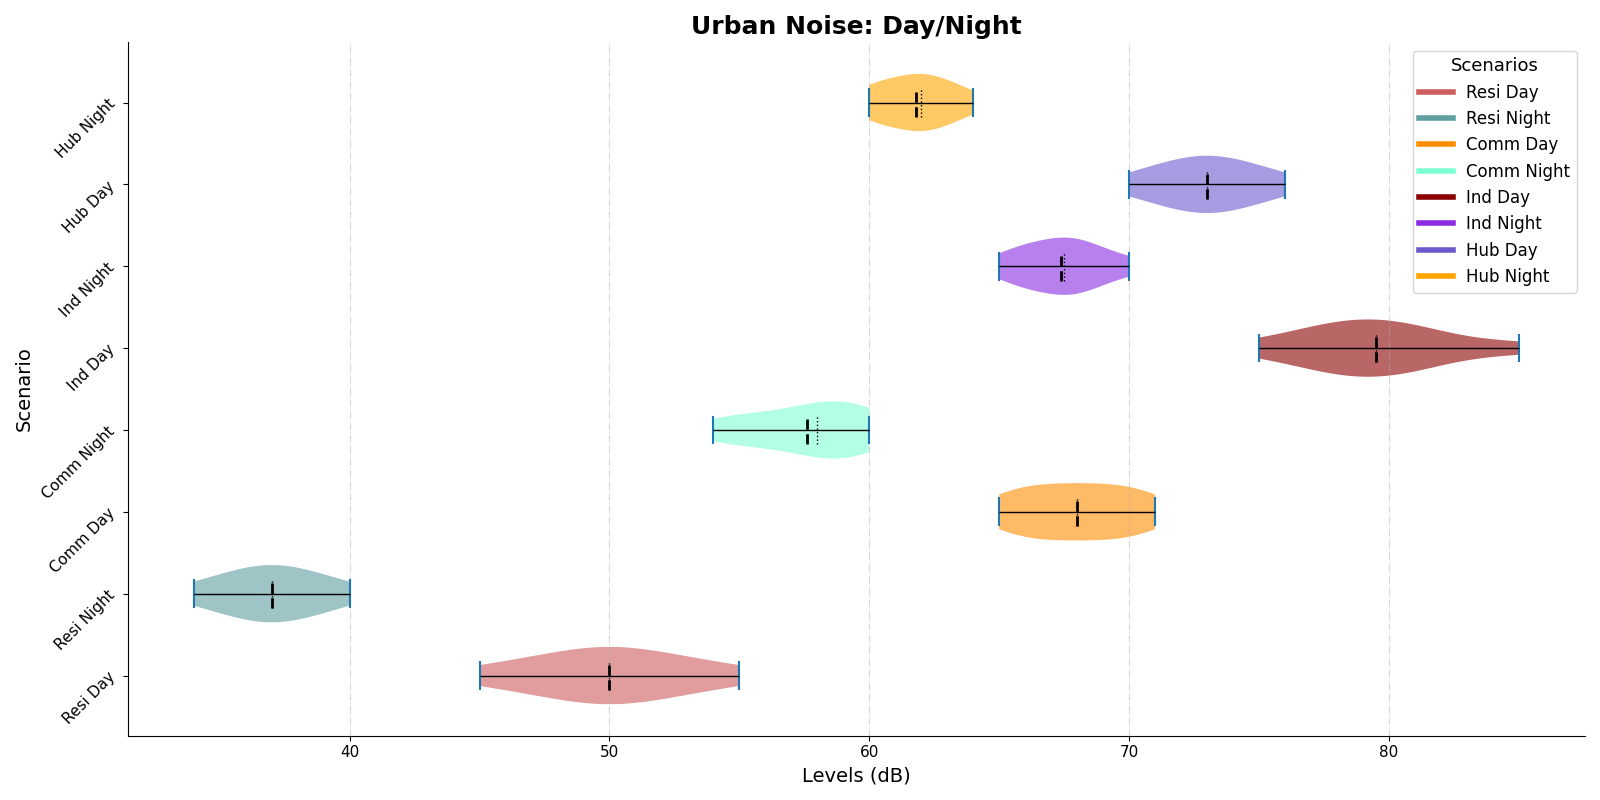

This figure's Python source:
import matplotlib.pyplot as plt
import numpy as np

public_transport_hubs_day = np.array([70, 72, 74, 71, 73, 75, 76, 72, 73, 74])
public_transport_hubs_night = np.array([60, 62, 64, 61, 63, 62, 60, 61, 63, 62])

data_violin = [
    np.array([45, 50, 55, 47, 52, 53, 48, 50, 51, 49]),
    np.array([35, 38, 40, 36, 39, 37, 34, 36, 38, 37]),
    np.array([65, 68, 70, 66, 69, 67, 70, 71, 68, 66]),
    np.array([55, 58, 60, 56, 59, 57, 54, 59, 60, 58]),
    np.array([75, 80, 85, 78, 82, 81, 79, 77, 80, 78]),
    np.array([65, 68, 70, 66, 69, 68, 67, 66, 68, 67]),
    public_transport_hubs_day,
    public_transport_hubs_night
]

scenarios = ['Resi Day', 'Resi Night', 'Comm Day', 'Comm Night', 
             'Ind Day', 'Ind Night', 'Hub Day', 'Hub Night']

fig, ax = plt.subplots(figsize=(16, 8))

vparts = ax.violinplot(data_violin, vert=False, showmedians=True, showmeans=True, showextrema=True, widths=0.7)

colors = ['#CD5C5C', '#5F9EA0', '#FF8C00', '#7FFFD4', '#8B0000', '#8A2BE2', '#6A5ACD', '#FFA500']

for i, pc in enumerate(vparts['bodies']):
    pc.set_facecolor(colors[i])
    pc.set_alpha(0.6)

for partname, style in zip(('cbars', 'cmeans', 'cmedians'), ('-', '--', ':')):
    vparts[partname].set_edgecolor('black')
    vparts[partname].set_linestyle(style)
    vparts[partname].set_linewidth(2.0 if partname == 'cmeans' else 1.0)

ax.set_title("Urban Noise: Day/Night", fontsize=18, fontweight='bold')
ax.set_xlabel("Levels (dB)", fontsize=14)
ax.set_ylabel("Scenario", fontsize=14)
ax.set_yticks(np.arange(1, len(scenarios) + 1))
ax.set_yticklabels(scenarios, rotation=45, fontsize=12)

ax.xaxis.grid(True, linestyle='-.', alpha=0.5)

ax.spines['top'].set_visible(False)
ax.spines['right'].set_visible(False)

plt.xticks(fontsize=11)
plt.yticks(fontsize=11)

handles = [plt.Line2D([0], [0], color=color, lw=4) for color in colors]
plt.legend(handles, scenarios, title="Scenarios", loc='upper right', fontsize=12, title_fontsize='13')

plt.tight_layout()
plt.show()
